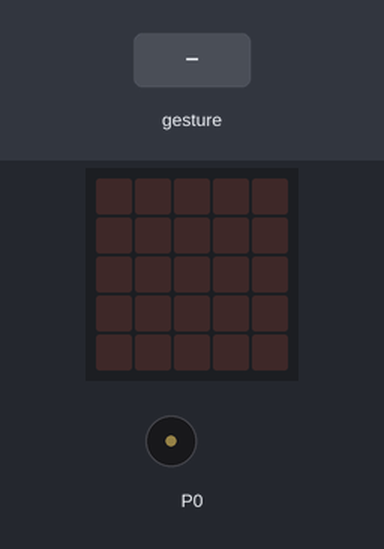
A program run on a simulated BBC micro:bit (MakeCode). Parts: the board's 5×5 LED display, buzzer (waves = sounding). The inputs (shaded band) are chosen by the test bench. Random numbers come from a fixed seed; a tilt is held for 1.5 s and a shake lasts 1 s, then the board lies face up again.

Above: at 1.2 s.
1.3 s: gesture 'shake'
At 3.3 s:
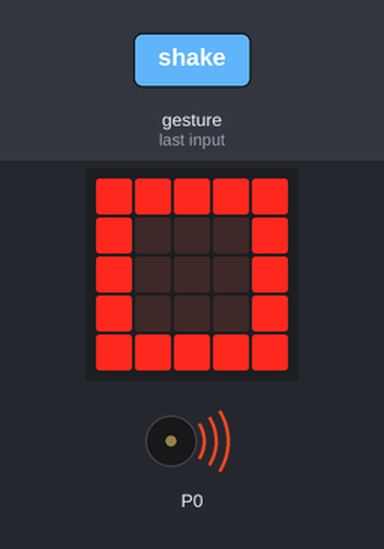
At 8.3 s:
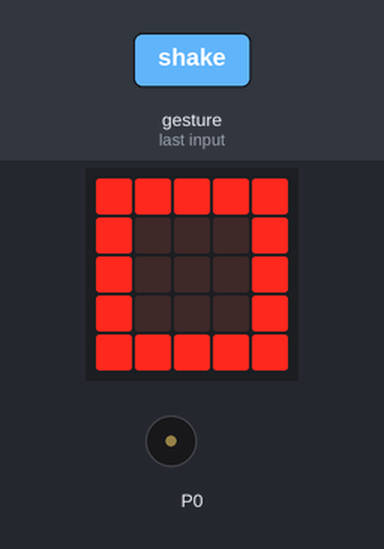
Timing chart, 0 to 9.6 s (numbered marks = the images above; inputs shaded):
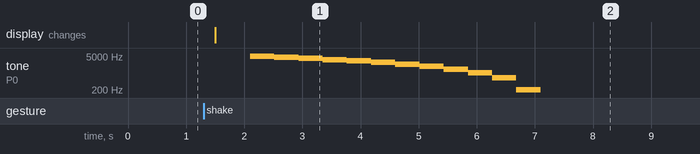

Measured:
- after the input at 1.3 s, tone on P0: plays 4791 Hz for 0.42 s, 4375 Hz for 0.42 s, 3958 Hz for 0.42 s, 3541 Hz for 0.42 s, 3125 Hz for 0.42 s, 2708 Hz for 0.42 s … (12 notes in this stretch), starting after 0.80 s; the display: changes after 0.20 s (image 1)

The program:

main.ts
```typescript
let HAND = 0
input.onGesture(Gesture.Shake, function () {
    HAND = randint(1, 3)
    if (HAND == 1) {
        basic.showIcon(IconNames.Square)
        music.play(music.createSoundExpression(WaveShape.Sine, 5000, 1, 255, 255, 5000, SoundExpressionEffect.None, InterpolationCurve.Linear), music.PlaybackMode.UntilDone)
    } else if (false) {
        music.play(music.createSoundExpression(WaveShape.Sine, 5000, 0, 255, 0, 500, SoundExpressionEffect.None, InterpolationCurve.Linear), music.PlaybackMode.UntilDone)
        basic.showIcon(IconNames.SmallSquare)
    } else {
        basic.showIcon(IconNames.Scissors)
        music.play(music.createSoundExpression(WaveShape.Sine, 5000, 5000, 255, 255, 5000, SoundExpressionEffect.None, InterpolationCurve.Linear), music.PlaybackMode.UntilDone)
    }
})
```

test.ts
```typescript
// tests go here; this will not be compiled when this package is used as an extension.
```
